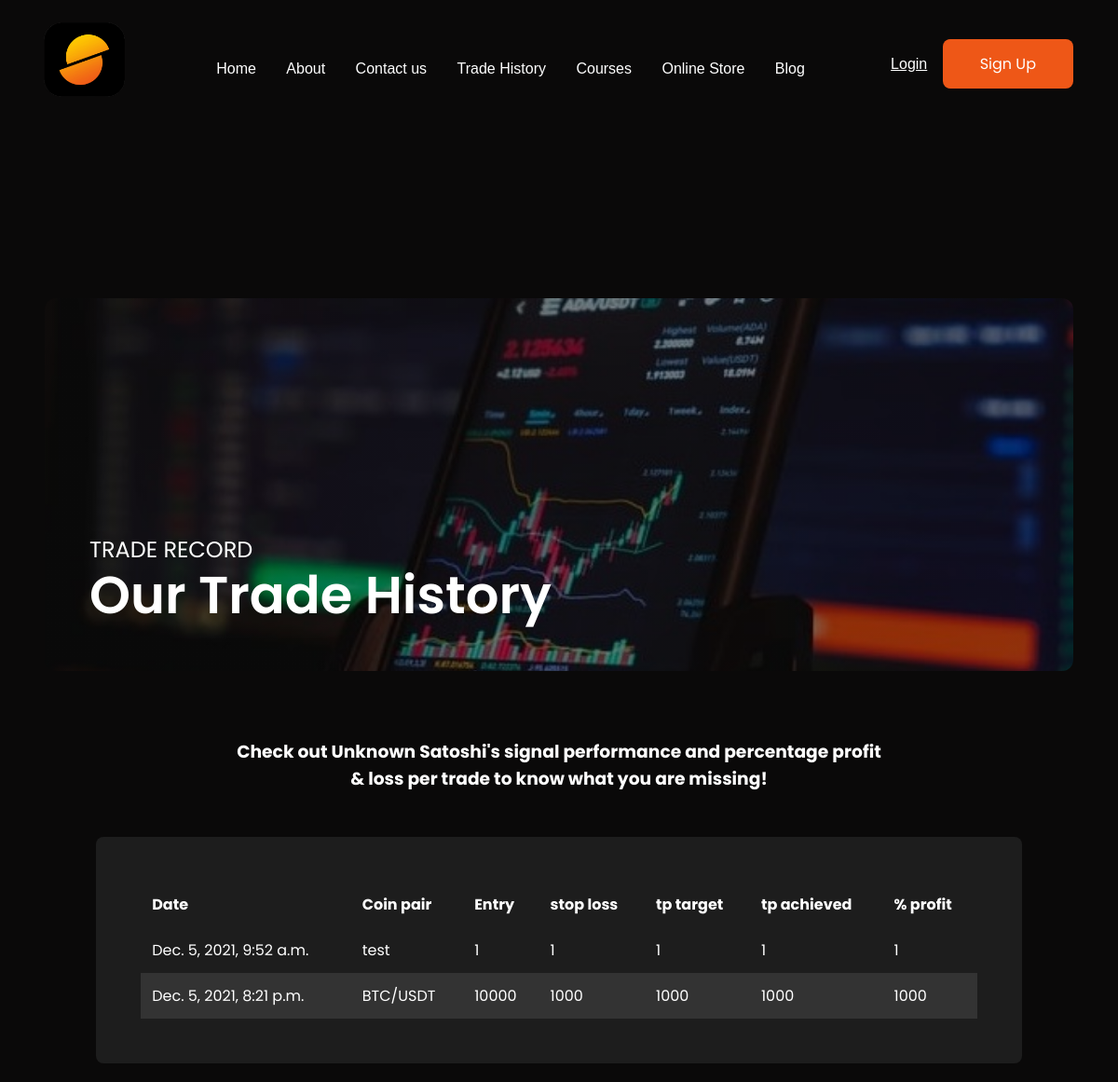
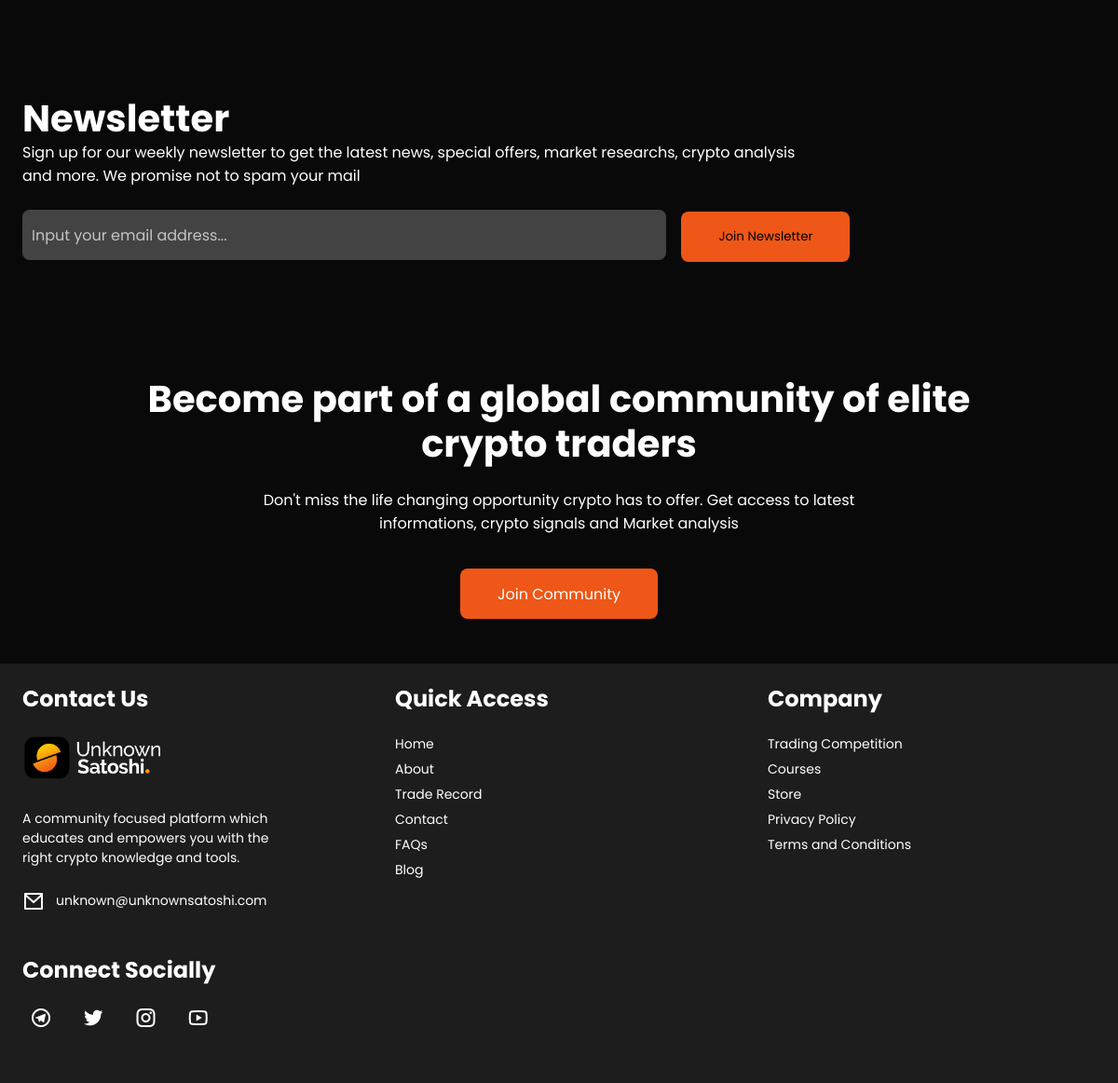
The page /trade-history/ on the database its author committed (2 pictures, top to bottom).
### cms/models.py (models this page shows, shortened)
class Cms(models.Model):
    id = models.UUIDField(default=uuid.uuid4, unique=True, primary_key=True, editable=False)
    title = models.CharField(max_length=200)
    entry = models.TextField(null=True, blank=True)
    stoploss = models.TextField(null=True, blank=True)
    tp_target = models.IntegerField(default=0, null=True, blank=True)
    tp_achieved = models.IntegerField(default=0, null=True, blank=True)
    profit = models.IntegerField(default=0, null=True, blank=True)
    created = models.DateTimeField(auto_now_add=True)
    class Meta:
        ordering = ('created',)

### cms/views.py (the view)
# urls.py: path('trade-history/', views.trade_history, name='trade-history'),
def trade_history(request):
    template_name = 'cms/trade.html'
    cmss = Cms.objects.all()
    context = {'cmss':cmss}
    return render(request, template_name, context)

### cms/templates/cms/trade.html
{% extends 'base2.html' %}
{% load static %}
{% block content %}
<body class="about-page">
	<div class="page-wrapper" style="margin-top: -380px;">
			     <section class="banner-section trade-banner">
                <div class="header-group">
                    <h4>TRADE RECORD</h4>
                    <h1>Our Trade History</h1>
                </div>
            </section>
            <h3 class="history-heading">Check out Unknown Satoshi's signal performance and percentage profit & loss per trade to know what you are missing!</h3>
            <section class="trade-table">
              <table>
                <thead>
                  <tr>
                    <th scope="col">Date</th>
                    <th scope="col">Coin pair</th>
                    <th scope="col">Entry</th>
                    <th scope="col">stop loss</th>
                    <th scope="col">tp target</th>
                    <th scope="col">tp achieved</th>
                    <th scope="col">% profit</th>
                  </tr>
                </thead>
                <tbody>
                  {% for cms in cmss %}
                  <tr>
                    <td data-label="Date">{{ cms.created }}</td>
                    <td data-label="Coin pair">{{ cms.title }}</td>
                    <td data-label="Entry">{{ cms.entry }}</td>
                    <td data-label="stop loss">{{ cms.stoploss }}</td>
                    <td data-label="tp target">{{ cms.tp_target }}</td>
                    <td data-label="tp achieved">{{ cms.tp_achieved }}</td>
                    <td data-label="% profit">{{ cms.profit }}</td>
                  </tr>
                  {% endfor %}
                </tbody>
              </table>
            </section>
	</div>
{% endblock content %}

### static/css/style.css (style rules this page uses)
html { scroll-behavior: smooth; }
* { margin: 0; padding: 0; -webkit-box-sizing: border-box; box-sizing: border-box; }
body { font-family: "Poppins", sans-serif; background-color: #0A0909; color: #fff; max-width: 1440px; margin: auto; }
.page-wrapper { padding: 0 24px; }
h1 { font-size: clamp(2.5em, 3.5em, 4em); }
h4 { font-size: clamp(20px, 3vw, 24px); }
h2, h4, h5 { line-height: 1.2; }
.banner-section { width: 100%; border-radius: 12px; background: -webkit-gradient(linear, left top, left bottom, from(rgba(0, 0, 0, 0.3))), url("../images/bg-img.jpg"), no-repeat, center; background: linear-gradient(rgba(0, 0, 0, 0.3)), url("../images/bg-img.jpg"), no-repeat, center; height: 400px; background-size: cover; display: -webkit-box; display: -ms-flexbox; display: flex; -webkit-box-orient: vertical; -webkit-box-direction: normal; -ms-flex-direction: column; flex-direction: column; -webkit-box-align: baseline; -ms-flex-align: baseline; align-items: baseline; -webkit-box-pack: end; -ms-flex-pack: end; justify-content: flex-end; margin-top: 60px; }
.banner-section .header-group { margin: 48px; }
.banner-section h1 { font-size: 56px; font-weight: 600; }
.banner-section h4 { font-weight: normal; }
.trade-banner { background: -webkit-gradient(linear, left top, left bottom, from(rgba(0, 0, 0, 0.3))), url("../images/bg-img4.jpg"), no-repeat, center; background: linear-gradient(rgba(0, 0, 0, 0.3)), url("../images/bg-img4.jpg"), no-repeat, center; background-size: cover; width: 100%; }
.trade-banner h1 { line-height: 1.2; }
.history-heading { text-align: center; max-width: 700px; margin: 72px auto 0 auto; }
.trade-table { width: 90%; background-color: #1D1D1D; margin: auto; margin-top: 48px; border-radius: 8px; padding: 48px; }
.trade-table table { border-collapse: collapse; width: 100%; }
.trade-table table thead { font-weight: 500; }
.trade-table table td, .trade-table table th { text-align: left; padding: 12px; }
.trade-table table th { background-color: #1D1D1D; }
.trade-table table tr:nth-child(even) { background-color: #333333; border-radius: 8px; }

### rows shown on the page
Cms: created "Dec. 5, 2021, 9:52 a.m.", title "test", entry "1", stoploss "1", tp_target "1", tp_achieved "1", profit "1"
Cms: created "Dec. 5, 2021, 8:21 p.m.", title "BTC/USDT", entry "10000", stoploss "1000", tp_target "1000", tp_achieved "1000", profit "1000"
